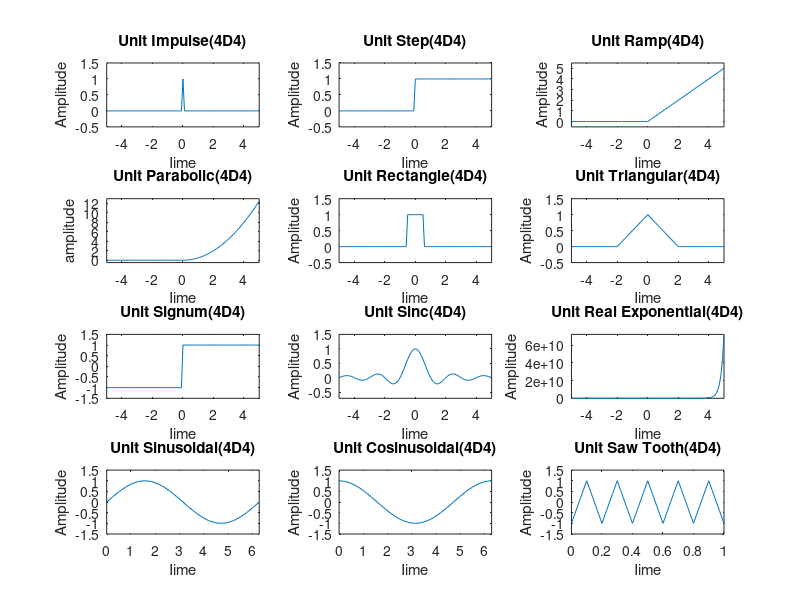

The MATLAB source for this figure:
close all;
clear all;

%time range
t=-5:0.1:5;

%Unit Impulse Signal
impulse=1.*(t==0)+0.*(t~=0);
subplot(4,3,1);
plot(t,impulse)
xlabel("Iime");
ylabel("Amplitude");
title("Unit Impulse(4D4)");
axis([min(t),max(t), min(impulse)-0.5,max(impulse)+0.5]);

%Unit Step Signal
step=1.*(t>=0)+0.*(t<0);
subplot(4,3,2);
plot(t,step)
xlabel("Iime");
ylabel("Amplitude");
title("Unit Step(4D4)");
axis([min(t),max(t), min(step)-0.5,max(step)+0.5]);

%Unit Ramp Signal
ramp=t.*(t>=0)+0.*(t<0);
subplot(4,3,3);
plot(t,ramp)
xlabel("Iime");
ylabel("Amplitude");
title("Unit Ramp(4D4)");
axis([min(t),max(t), min(ramp)-0.5,max(ramp)+0.5]);

%Unit Parabolic Signal
parabolic=t.^2/2.*(t>=0)+0.*(t<0);
subplot(4,3,4);
plot(t,parabolic)
xlabel("Iime");
ylabel("amplitude");
title("Unit Parabolic(4D4)");
axis([min(t),max(t), min(parabolic)-0.5,max(parabolic)+0.5]);


%Unit Rectangular Signal
rectangle=1.*(abs(t)<=0.5)+0.*(abs(t)>0.5);
subplot(4,3,5);
plot(t,rectangle)
xlabel("Iime");
ylabel("Amplitude");
title("Unit Rectangle(4D4)");
axis([min(t),max(t), min(rectangle)-0.5,max(rectangle)+0.5]);

%Unit Triangular Signal
triangular=(1-(abs(t)/2)).*(abs(t)<=2)+0.*(abs(t)>2);
subplot(4,3,6);
plot(t,triangular)
xlabel("Iime");
ylabel("Amplitude");
title("Unit Triangular(4D4)");
axis([min(t),max(t), min(triangular)-0.5,max(triangular)+0.5]);

%Unit Signum Signal
signum=1.*(t>=0)-1.*(t<0);
subplot(4,3,7);
plot(t,signum)
xlabel("Iime");
ylabel("Amplitude");
title("Unit Signum(4D4)");
axis([min(t),max(t), min(signum)-0.5,max(signum)+0.5]);

%Unit Sinc Signal
u_sinc=sinc(t);
subplot(4,3,8);
plot(t,u_sinc)
xlabel("Iime");
ylabel("Amplitude");
title("Unit Sinc(4D4)");
axis([min(t),max(t), min(u_sinc)-0.5,max(u_sinc)+0.5]);


%Unit Real Exponential Signal
real_exponential=exp(5.*t).*(t>=0)+0.*(t<0);
subplot(4,3,9);
plot(t,real_exponential)
xlabel("Iime");
ylabel("Amplitude");
title("Unit Real Exponential(4D4)");
axis([min(t),max(t), min(real_exponential)-0.5,max(real_exponential)+0.5]);

%time interval for sin and cos Signals
t1=0:pi/12:2*pi;

%Unit Sin Signal
u_sin=sin(t1);
subplot(4,3,10);
plot(t1,u_sin)
xlabel("Iime");
ylabel("Amplitude");
title("Unit Sinusoidal(4D4)");
axis([min(t1),max(t1), min(u_sin)-0.5,max(u_sin)+0.5]);

%Unit Cosine Signal
u_cos=cos(t1);
subplot(4,3,11);
plot(t1,u_cos)
xlabel("Iime");
ylabel("Amplitude");
title("Unit Cosinusoidal(4D4)");
axis([min(t1),max(t1), min(u_cos)-0.5,max(u_cos)+0.5]);

%time interval for saw tooth Signal
F=input('enter the frequency:');
T=1/F;
t=0:5*T/100:5*T;

%Umit Sawtooth Signal
u_saw_tooth=sawtooth(2*pi*F*t,1/2);
subplot(4,3,12);
plot(t,u_saw_tooth)
xlabel("Iime");
ylabel("Amplitude");
title("Unit Saw Tooth(4D4)");
axis([min(t),max(t), min(u_saw_tooth)-0.5,max(u_saw_tooth)+0.5]);
